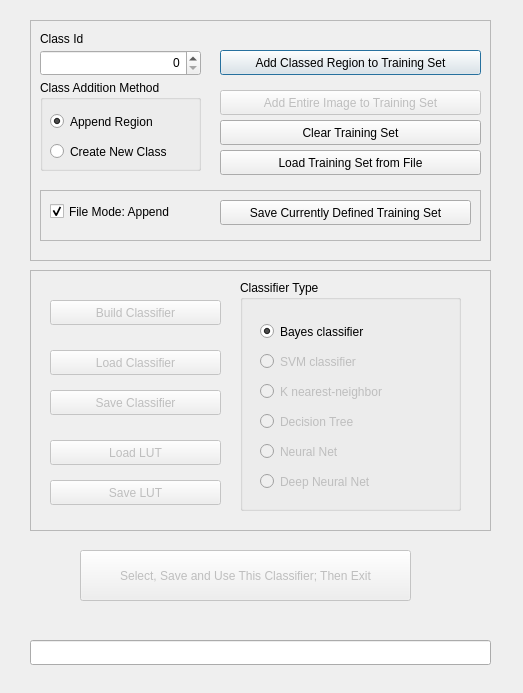
<?xml version="1.0" encoding="UTF-8"?>
<ui version="4.0">
 <class>Dialog_create_classifier</class>
 <widget class="QDialog" name="Dialog_create_classifier">
  <property name="geometry">
   <rect>
    <x>0</x>
    <y>0</y>
    <width>523</width>
    <height>693</height>
   </rect>
  </property>
  <property name="windowTitle">
   <string>Dialog</string>
  </property>
  <widget class="QPushButton" name="pushButton_save_classifier_exit">
   <property name="enabled">
    <bool>false</bool>
   </property>
   <property name="geometry">
    <rect>
     <x>80</x>
     <y>550</y>
     <width>331</width>
     <height>51</height>
    </rect>
   </property>
   <property name="text">
    <string>Select, Save and Use This Classifier; Then Exit</string>
   </property>
  </widget>
  <widget class="QFrame" name="frame">
   <property name="geometry">
    <rect>
     <x>30</x>
     <y>270</y>
     <width>461</width>
     <height>261</height>
    </rect>
   </property>
   <property name="frameShape">
    <enum>QFrame::StyledPanel</enum>
   </property>
   <property name="frameShadow">
    <enum>QFrame::Raised</enum>
   </property>
   <widget class="QPushButton" name="pushButton_save_classifier">
    <property name="enabled">
     <bool>false</bool>
    </property>
    <property name="geometry">
     <rect>
      <x>20</x>
      <y>120</y>
      <width>171</width>
      <height>25</height>
     </rect>
    </property>
    <property name="text">
     <string>Save Classifier</string>
    </property>
   </widget>
   <widget class="QPushButton" name="pushButton_load_classifier">
    <property name="enabled">
     <bool>false</bool>
    </property>
    <property name="geometry">
     <rect>
      <x>20</x>
      <y>80</y>
      <width>171</width>
      <height>25</height>
     </rect>
    </property>
    <property name="text">
     <string>Load Classifier</string>
    </property>
   </widget>
   <widget class="QPushButton" name="pushButton_create_compute_classifier">
    <property name="enabled">
     <bool>false</bool>
    </property>
    <property name="geometry">
     <rect>
      <x>20</x>
      <y>30</y>
      <width>171</width>
      <height>25</height>
     </rect>
    </property>
    <property name="text">
     <string>Build Classifier</string>
    </property>
   </widget>
   <widget class="QGroupBox" name="groupBox">
    <property name="geometry">
     <rect>
      <x>210</x>
      <y>10</y>
      <width>221</width>
      <height>231</height>
     </rect>
    </property>
    <property name="toolTip">
     <string>Selection to determine which type of classifier is active; all types are built when building classifier</string>
    </property>
    <property name="title">
     <string>Classifier Type</string>
    </property>
    <widget class="QRadioButton" name="radioButton_Knn">
     <property name="enabled">
      <bool>false</bool>
     </property>
     <property name="geometry">
      <rect>
       <x>20</x>
       <y>100</y>
       <width>151</width>
       <height>23</height>
      </rect>
     </property>
     <property name="text">
      <string>K nearest-neighbor</string>
     </property>
    </widget>
    <widget class="QRadioButton" name="radioButton_Bayes">
     <property name="geometry">
      <rect>
       <x>20</x>
       <y>40</y>
       <width>151</width>
       <height>23</height>
      </rect>
     </property>
     <property name="text">
      <string>Bayes classifier</string>
     </property>
     <property name="checked">
      <bool>true</bool>
     </property>
    </widget>
    <widget class="QRadioButton" name="radioButton_DecisionTree">
     <property name="enabled">
      <bool>false</bool>
     </property>
     <property name="geometry">
      <rect>
       <x>20</x>
       <y>130</y>
       <width>151</width>
       <height>23</height>
      </rect>
     </property>
     <property name="text">
      <string>Decision Tree</string>
     </property>
    </widget>
    <widget class="QRadioButton" name="radioButton_SVM">
     <property name="enabled">
      <bool>false</bool>
     </property>
     <property name="geometry">
      <rect>
       <x>20</x>
       <y>70</y>
       <width>151</width>
       <height>23</height>
      </rect>
     </property>
     <property name="text">
      <string>SVM classifier</string>
     </property>
    </widget>
    <widget class="QRadioButton" name="radioButton_NN">
     <property name="enabled">
      <bool>false</bool>
     </property>
     <property name="geometry">
      <rect>
       <x>20</x>
       <y>160</y>
       <width>151</width>
       <height>23</height>
      </rect>
     </property>
     <property name="text">
      <string>Neural Net</string>
     </property>
    </widget>
    <widget class="QRadioButton" name="radioButton_CDNN">
     <property name="enabled">
      <bool>false</bool>
     </property>
     <property name="geometry">
      <rect>
       <x>20</x>
       <y>190</y>
       <width>201</width>
       <height>23</height>
      </rect>
     </property>
     <property name="text">
      <string>Deep Neural Net</string>
     </property>
    </widget>
   </widget>
   <widget class="QPushButton" name="pushButton_load_lut">
    <property name="enabled">
     <bool>false</bool>
    </property>
    <property name="geometry">
     <rect>
      <x>20</x>
      <y>170</y>
      <width>171</width>
      <height>25</height>
     </rect>
    </property>
    <property name="text">
     <string>Load LUT</string>
    </property>
   </widget>
   <widget class="QPushButton" name="pushButton_save_lut2">
    <property name="enabled">
     <bool>false</bool>
    </property>
    <property name="geometry">
     <rect>
      <x>20</x>
      <y>210</y>
      <width>171</width>
      <height>25</height>
     </rect>
    </property>
    <property name="text">
     <string>Save LUT</string>
    </property>
   </widget>
  </widget>
  <widget class="QFrame" name="frame_2">
   <property name="geometry">
    <rect>
     <x>30</x>
     <y>20</y>
     <width>461</width>
     <height>241</height>
    </rect>
   </property>
   <property name="frameShape">
    <enum>QFrame::StyledPanel</enum>
   </property>
   <property name="frameShadow">
    <enum>QFrame::Raised</enum>
   </property>
   <widget class="QLabel" name="label">
    <property name="geometry">
     <rect>
      <x>10</x>
      <y>10</y>
      <width>67</width>
      <height>17</height>
     </rect>
    </property>
    <property name="text">
     <string>Class Id</string>
    </property>
   </widget>
   <widget class="QSpinBox" name="spinBox_class_id">
    <property name="geometry">
     <rect>
      <x>10</x>
      <y>30</y>
      <width>161</width>
      <height>26</height>
     </rect>
    </property>
    <property name="alignment">
     <set>Qt::AlignRight|Qt::AlignTrailing|Qt::AlignVCenter</set>
    </property>
    <property name="minimum">
     <number>0</number>
    </property>
    <property name="maximum">
     <number>99</number>
    </property>
   </widget>
   <widget class="QGroupBox" name="groupBox_2">
    <property name="geometry">
     <rect>
      <x>10</x>
      <y>60</y>
      <width>161</width>
      <height>91</height>
     </rect>
    </property>
    <property name="title">
     <string>Class Addition Method</string>
    </property>
    <widget class="QRadioButton" name="radioButton_appendRegion">
     <property name="geometry">
      <rect>
       <x>10</x>
       <y>30</y>
       <width>141</width>
       <height>23</height>
      </rect>
     </property>
     <property name="text">
      <string>Append Region</string>
     </property>
     <property name="checked">
      <bool>true</bool>
     </property>
    </widget>
    <widget class="QRadioButton" name="radioButton_createNewRegion">
     <property name="geometry">
      <rect>
       <x>10</x>
       <y>60</y>
       <width>151</width>
       <height>23</height>
      </rect>
     </property>
     <property name="text">
      <string>Create New Class</string>
     </property>
    </widget>
   </widget>
   <widget class="QPushButton" name="pushButton_use_full_image_for_training_this_class">
    <property name="enabled">
     <bool>false</bool>
    </property>
    <property name="geometry">
     <rect>
      <x>190</x>
      <y>70</y>
      <width>261</width>
      <height>25</height>
     </rect>
    </property>
    <property name="text">
     <string>Add Entire Image to Training Set</string>
    </property>
   </widget>
   <widget class="QPushButton" name="pushButton_capture_trainingImage">
    <property name="geometry">
     <rect>
      <x>190</x>
      <y>30</y>
      <width>261</width>
      <height>25</height>
     </rect>
    </property>
    <property name="focusPolicy">
     <enum>Qt::StrongFocus</enum>
    </property>
    <property name="text">
     <string>Add Classed Region to Training Set</string>
    </property>
    <property name="default">
     <bool>true</bool>
    </property>
   </widget>
   <widget class="QPushButton" name="pushButton_load_csv_trainingSet">
    <property name="enabled">
     <bool>true</bool>
    </property>
    <property name="geometry">
     <rect>
      <x>190</x>
      <y>130</y>
      <width>261</width>
      <height>25</height>
     </rect>
    </property>
    <property name="text">
     <string>Load Training Set from File</string>
    </property>
   </widget>
   <widget class="QPushButton" name="pushButton_clear_trainingSet">
    <property name="enabled">
     <bool>true</bool>
    </property>
    <property name="geometry">
     <rect>
      <x>190</x>
      <y>100</y>
      <width>261</width>
      <height>25</height>
     </rect>
    </property>
    <property name="text">
     <string>Clear Training Set</string>
    </property>
   </widget>
   <widget class="QFrame" name="frame_3">
    <property name="geometry">
     <rect>
      <x>10</x>
      <y>170</y>
      <width>441</width>
      <height>51</height>
     </rect>
    </property>
    <property name="frameShape">
     <enum>QFrame::StyledPanel</enum>
    </property>
    <property name="frameShadow">
     <enum>QFrame::Raised</enum>
    </property>
    <widget class="QPushButton" name="pushButton_save_trainingSet">
     <property name="enabled">
      <bool>true</bool>
     </property>
     <property name="geometry">
      <rect>
       <x>180</x>
       <y>10</y>
       <width>251</width>
       <height>25</height>
      </rect>
     </property>
     <property name="text">
      <string>Save Currently Defined Training Set</string>
     </property>
    </widget>
    <widget class="QCheckBox" name="checkBox_fileModeAppend">
     <property name="geometry">
      <rect>
       <x>10</x>
       <y>10</y>
       <width>161</width>
       <height>23</height>
      </rect>
     </property>
     <property name="text">
      <string>File Mode: Append</string>
     </property>
     <property name="checked">
      <bool>true</bool>
     </property>
    </widget>
   </widget>
  </widget>
  <widget class="QLineEdit" name="lineEdit">
   <property name="geometry">
    <rect>
     <x>30</x>
     <y>640</y>
     <width>461</width>
     <height>25</height>
    </rect>
   </property>
  </widget>
 </widget>
 <resources/>
 <connections/>
</ui>
